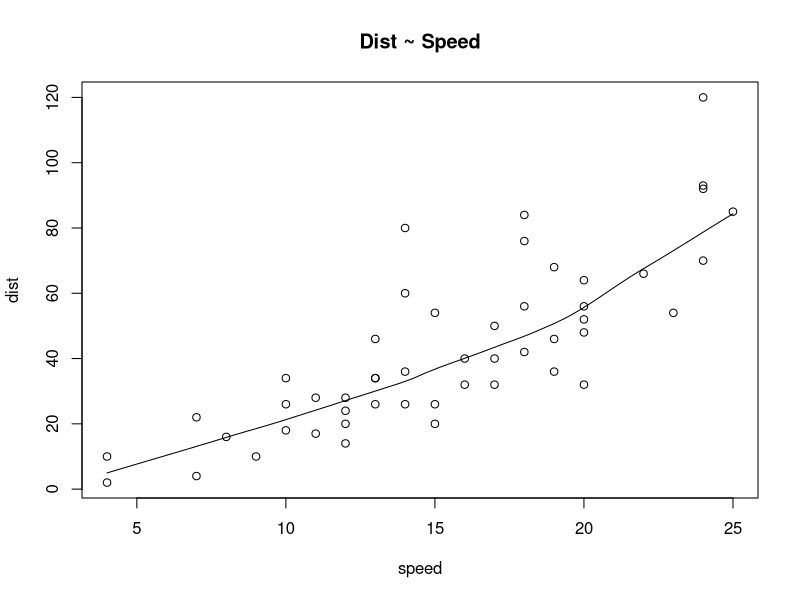
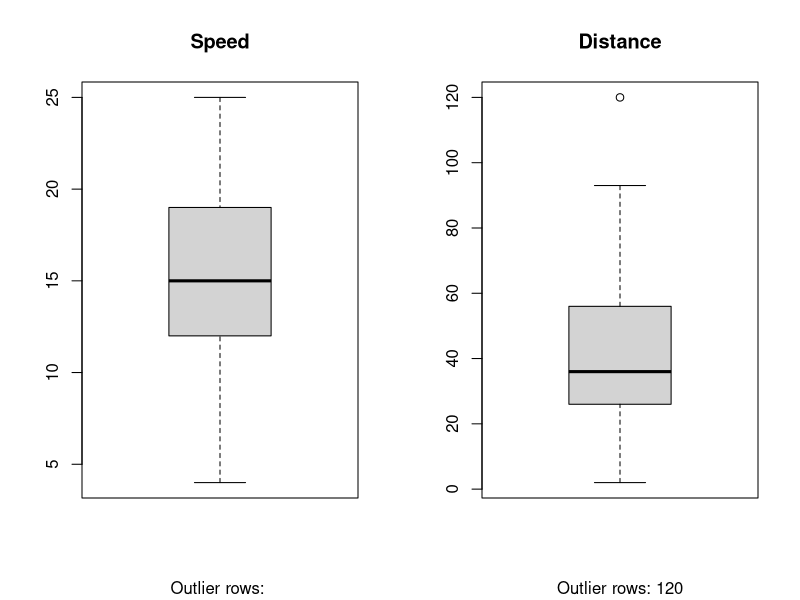
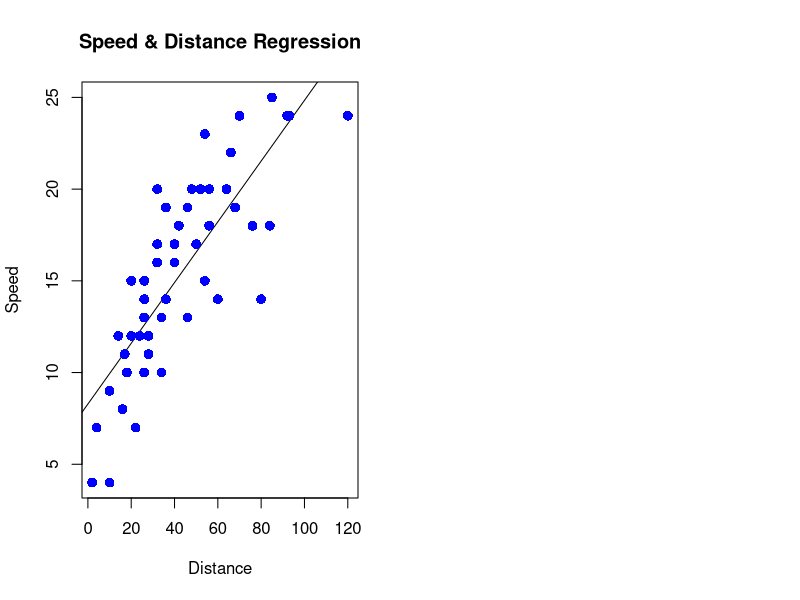

The R script that drew these images, in order:

#title: "Regression_cars"
#author: "Harsh Singh"
#date: "8/18/2019"


# Printing first 6 rows of car dataset  

head(cars)

# Plotting a scatter plot to understand the relationship between 
# the predictor and response variables. The scatter plot indicates a
# linearly increasing relationship between the two variable.

attach(cars)
scatter.smooth(speed,dist,main="Dist ~ Speed")


# Spotting any outlier observations in the variable by plotting 
# a box plot. We begin by dividing the graph are into two coloumns.
# One coloumnm contains the box plot for "speed" and the second coloumn
# contains the box plot for "distance". 


par(mfrow=c(1,2))
boxplot(speed,main="Speed",sub=paste("Outlier rows:",boxplot.stats(speed)$out))
boxplot(dist,main="Distance",sub=paste("Outlier rows:",boxplot.stats(dist)$out))

#Building a relationshop model. The "coefficients" part has two components, 
#"Intercept" and "speed". These are also called the beta coeefecients. 
#In other words, dist = intercept + beta*speed  

LinearMod <- lm(dist ~ speed, data = cars)
print(LinearMod)

#printing summary of built linear model

print(summary(LinearMod))

#Visulaising the regression graphically by plotting  a chart

plot(dist,speed,col = "blue",main="Speed & Distance Regression",abline(lm(speed ~ dist)),cex = 1.3,pch=16,xlab ="Distance",ylab = "Speed")
